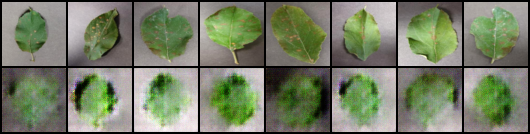
#> input picture assets/gan_real_vs_generated.png, 530 x 134 px
$ python -i prepare_plantvillage.py   (imports and definitions only)
#> lines starting #> are read from the running program, lines starting #| are printed output that depends on the picture; after the words box and inside, x2 and y2 are one past the last pixel; in counts of white or black regions, pixels touching at a corner belong together
"""
Prepare training data by cloning the original PlantVillage-Dataset GitHub
repo (spMohanty/PlantVillage-Dataset) directly, rather than depending on
the Hugging Face mirror -- which has proven unreliable as a dependency for
this pipeline: its config name changed once (from "color" to "default"),
and its current loader schema turns out to build the dataset from three
parallel path-list text files (color/grayscale/segmented merged) rather
than serving actual image+label columns. That's a moving target that isn't
worth chasing.

The raw GitHub repo, by contrast, is a plain folder-per-class structure
that hasn't changed in years:

    PlantVillage-Dataset/raw/color/<class_name>/*.JPG

There's no pre-baked train/val split in the raw repo, so this script
performs its own stratified 80/20 split (seeded, reproducible). This is
still markedly lower-risk than the Kaggle "New Plant Diseases Dataset
(Augmented)" mirror's built-in split, since these are single, non-augmented
photos -- there's no near-duplicate-from-augmentation leakage here, which
was the actual mechanism behind the ~100% validation accuracy you saw
earlier. It is a random split rather than a leaf-grouping-aware one, and
that distinction is noted in the printed output and should be noted in
your README's methodology section.

It also derives leaf/background masks for the U-Net segmentation step from
the repo's `raw/segmented/` folder (the same photos with the background
blacked out), pairing each with its colour original:

    <output-dir>/seg/images/*.jpg   colour photos (Apple classes)
    <output-dir>/seg/masks/*.png    binary masks, 255 = leaf, 0 = background

Example (Colab):
    !python -m src.data.prepare_plantvillage --output-dir /content/data --cleanup-clone
"""

import argparse
import shutil
import subprocess
from pathlib import Path

import cv2
import numpy as np
from sklearn.model_selection import train_test_split
from tqdm import tqdm

REPO_URL = "https://github.com/spMohanty/PlantVillage-Dataset.git"
APPLE_CLASS_KEYWORDS = ("apple",)


# [37 lines left out: functions clone_repo, split_and_copy, _norm_stem, not called in this run]


def mask_from_segmented(seg_path: Path, threshold: int = 20):
    """Binary leaf mask from a background-blacked-out image."""
#> called with seg_path = '../../assets/gan_real_vs_generated.png', threshold = 20
    img = cv2.imread(str(seg_path))
#> img is the input picture: shape (134, 530, 3); mean B, G, R 102, 125.8, 117.6
    if img is None:
        return None
    mask = (img.max(axis=2) > threshold).astype(np.uint8)
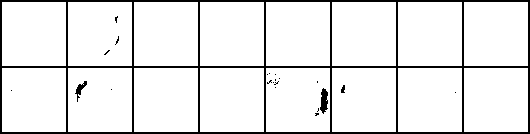
#> mask: shape (134, 530); values 0 (black) and 1 (white), 91.8% white; 22 black regions (18 under 20 px), largest, box (x1, y1, x2, y2) and area: (0, 0, 530, 134) 5484, (320, 88, 328, 114) 142, (75, 81, 87, 102) 84, (341, 85, 345, 93) 24
    kernel = np.ones((5, 5), np.uint8)
    mask = cv2.morphologyEx(mask, cv2.MORPH_OPEN, kernel)
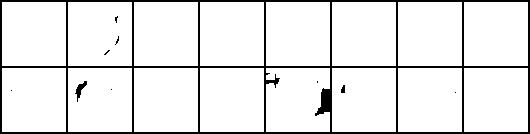
#> mask: shape (134, 530); values 0 (black) and 1 (white), 91.6% white; 10 black regions (7 under 20 px), largest, box (x1, y1, x2, y2) and area: (0, 0, 530, 134) 5794, (75, 81, 87, 102) 90, (341, 85, 345, 93) 26
    mask = cv2.morphologyEx(mask, cv2.MORPH_CLOSE, kernel)
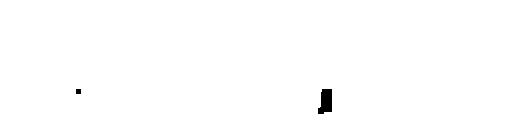
#> mask: shape (134, 530); values 0 (black) and 1 (white), 99.6% white; 2 black regions, box (x1, y1, x2, y2) and area: (318, 89, 332, 114) 275, (76, 89, 81, 94) 25
    # Keep the largest connected component (the leaf), drop speckle.
    n, labels, stats, _ = cv2.connectedComponentsWithStats(mask, connectivity=8)
#> n = 2; stats = [[76, 89, 256, 25, 300], [0, 0, 530, 134, 70720]]
    if n > 1:
        largest = 1 + int(np.argmax(stats[1:, cv2.CC_STAT_AREA]))
#> largest = 1
        mask = (labels == largest).astype(np.uint8)
    return mask * 255


# [84 lines left out: functions build_seg_masks, run, parse_args, not called in this run]


# [2 lines not run here, left out]

>>> result = mask_from_segmented('../../assets/gan_real_vs_generated.png')
